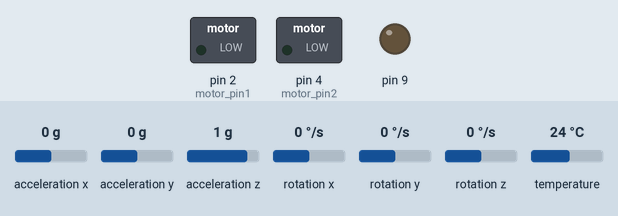
Recording of a sketch running on a simulated Arduino Uno, built with avr-gcc and run on an emulated ATmega328P. Shown: switched loads named in the sketch (green lamp = pin HIGH), output pins drawn as LEDs (lit = HIGH). The inputs (shaded band) are chosen by the test bench; at power-on: acceleration x 0 g, acceleration y 0 g, rotation z 0 °/s, acceleration z 1 g, rotation x 0 °/s, rotation y 0 °/s, temperature 24 °C. Random numbers use the default seed unless the sketch sets one; what the sketch prints to the serial monitor is not drawn.

Above: at 0.6 s.
At 3.2 s:
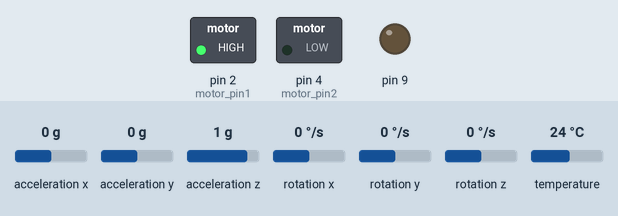
3.3 s: acceleration x set to -1.4 g
5.0 s: acceleration y set to -1.4 g
At 7.7 s:
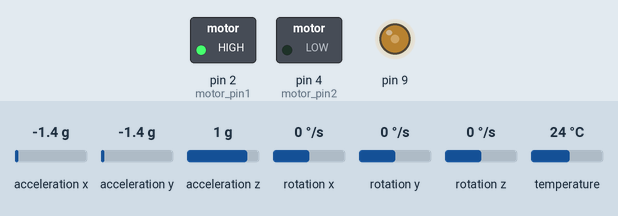
8.0 s: rotation z set to -192 °/s
Timing chart, 0 to 12.8 s (numbered marks = the images above; inputs shaded):
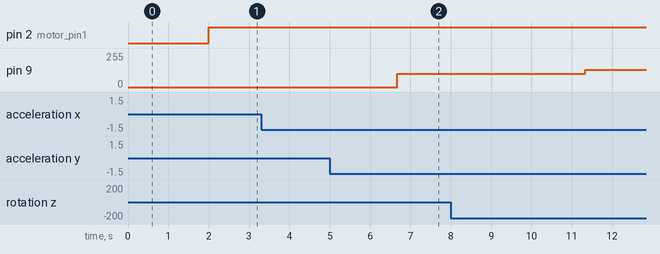

The sketch:

aeropendulo.ino
```cpp
#include <Adafruit_MPU6050.h>
#include <Adafruit_Sensor.h>
#include <Wire.h>

#define NA 2
#define NB 1
#define NC 1
#define NPARAMS (NA+NB+NC)

Adafruit_MPU6050 mpu;

float tita = 0;
unsigned long start;
unsigned long end;
float sesgo_tita = 0;
static float alpha = 0.005;

float dtime = 0.02;
float y_hat;

sensors_event_t a, g, temp;

int motor_pin1 = 2;
int motor_pin2 = 4;

float theta[NPARAMS] = {0, 0, 0, 0};
float P[NPARAMS][NPARAMS] = {
  {100,0,0,0},
  {0,100,0,0},
  {0,0,100,0},
  {0,0,0,100},
};

// Histories (for regressors)
float y_hist[NA] = {0, 0};
float u_hist[NB] = {0};
float e_hist[NC] = {0};

float lambda_f = 0.995;
int pwm;
float ELS_update(float y_k, float u_k, float y_hist[], float u_hist[], float e_hist[],
                float lambda_f) {

  const int n = NPARAMS;
  float phi[n];

  // φ = [y[k-1], y[k-2], y[k-3], u[k-1], e[k-1]]
  phi[0] = y_hist[0];
  phi[1] = y_hist[1];
  phi[2] = u_hist[0];
  phi[3] = e_hist[0];

  // ŷ = θᵀ φ
  float y_hat = 0;
  for (int i = 0; i < n; i++) y_hat += theta[i] * phi[i];
  float eps = y_k - y_hat;

  // Compute denom = λ + φᵀ P φ
  float Pphi[n];
  for (int i = 0; i < n; i++) {
    Pphi[i] = 0;
    for (int j = 0; j < n; j++) Pphi[i] += P[i][j] * phi[j];
  }

  float denom = lambda_f;
  for (int i = 0; i < n; i++) denom += phi[i] * Pphi[i];
  //if (denom < 1e-9) denom += 1e-9;

  // K = P φ / denom
  float K[n];
  for (int i = 0; i < n; i++) K[i] = Pphi[i] / denom;

  // θ = θ + K * ε
  for (int i = 0; i < n; i++) theta[i] += K[i] * eps;

  // Update P = (P - K φᵀ P) / λ

  // outer(K, φ)
  float Kphi[n][n];
  for (int i = 0; i < n; i++)
    for (int j = 0; j < n; j++)
      Kphi[i][j] = K[i] * phi[j];

  // (P - K φᵀ P)
  float newP[n][n];
  for (int i = 0; i < n; i++)
    for (int j = 0; j < n; j++) {
      float sum = 0;
      for (int k = 0; k < n; k++)
        sum += Kphi[i][k] * P[k][j];
      newP[i][j] = P[i][j] - sum;
      newP[i][j] /= lambda_f;
    }

  // Copy back
  for (int i = 0; i < n; i++)
    for (int j = 0; j < n; j++)
      P[i][j] = newP[i][j];

  // shift histories for next step
  y_hist[1] = y_hist[0];
  y_hist[0] = y_k;


  //for (int i = 1; i >= 1; i--) u_hist[i] = u_hist[i-1];
  u_hist[0] = u_k; // update with current u later

  //for (int i = 1; i >= 1; i--) e_hist[i] = e_hist[i-1];
  e_hist[0] = eps;

  return y_hat;
}


void setup() {
  Serial.begin(115200);
  delay(500);

  // Pines
  pinMode(motor_pin1, OUTPUT);
  pinMode(motor_pin2, OUTPUT);
  pinMode(9, OUTPUT);

  //IMU
  if (!mpu.begin()) {
    Serial.println("Failed to find MPU6050 chip");
    while (1) {
      delay(10);
  }
  }

  mpu.setAccelerometerRange(MPU6050_RANGE_8_G);
  mpu.setGyroRange(MPU6050_RANGE_500_DEG);
  mpu.setFilterBandwidth(MPU6050_BAND_44_HZ);

  for(int i = 0; i<50; i++){

    start = micros();

    tita = filtro_complementario(tita, alpha);
    sesgo_tita += tita;
    Serial.println(tita);

    end = micros();

    delay(19 - (end - start)/1000);
    delayMicroseconds(1000 - (end - start)%1000);


  }

  sesgo_tita = sesgo_tita/50;

  delay(500);

}

int count = 0;

void loop() {
  // put your main code here, to run repeatedly:

  start = micros();
  digitalWrite(motor_pin1, HIGH);
  digitalWrite(motor_pin2, LOW);

  //pwm = 100 + generateGaussianNoise(0, 10);

/*
  if(count <= 900){
    pwm = 100;
  }else{
    pwm = 130;
  }
*/


  if(count < 200) {
    pwm = 0 ;
  }
  else if(count >= 200 && count < 400) {
    pwm = 100 + generateGaussianNoise(0, 10);
  }
  else if(count >= 400 && count < 600){
    pwm = 130 + generateGaussianNoise(0, 10);
  }
  else if(count >= 600 && count < 800) {
    pwm = 130 + generateGaussianNoise(0, 10);
  }
  else if(count >= 800 && count < 1000){
    pwm = 0;
    count = 0;
  }


  analogWrite(9, pwm);
  count++;


  tita = filtro_complementario(tita, alpha);

  end = micros();

  y_hat = ELS_update(tita, pwm, y_hist, u_hist, e_hist, lambda_f);

  float datos[8] = {tita, y_hat, theta[0], theta[1], theta[2], theta[3], 0, pwm};

  matlab_send(datos, sizeof(datos)/sizeof(float));

  delay(19 - (end - start)/1000);
  delayMicroseconds(1000 - (end - start)%1000);

}

float filtro_complementario(float tita, float alpha) {
  mpu.getEvent(&a, &g, &temp);

  float tita_a = atan2(a.acceleration.x, a.acceleration.y);

  float tita_gc = tita + dtime*g.gyro.z;
  float out = alpha*tita_a + (1-alpha)*tita_gc;
  return out;
}

void matlab_send(float* datos, int N){
  Serial.write("abcd");
  for (int i = 0; i < N; i++) {
    byte * b = (byte *) &datos[i];
    Serial.write(b,4);
  }
}

float generateGaussianNoise(float mean, float stdDev) {
  float sum = 0.0;
  int numSamples = 12; // A common choice for a reasonable approximation

  for (int i = 0; i < numSamples; i++) {
    sum += random(0, 1000) / 1000.0; // Generate uniform random numbers between 0 and 1
  }

  if((sum - 6.0) * stdDev + mean >= 0)
    return 0;
  else
    return 0;

}
```

Measured:
- after the input at 3.3 s, every drawn part: stays the same
